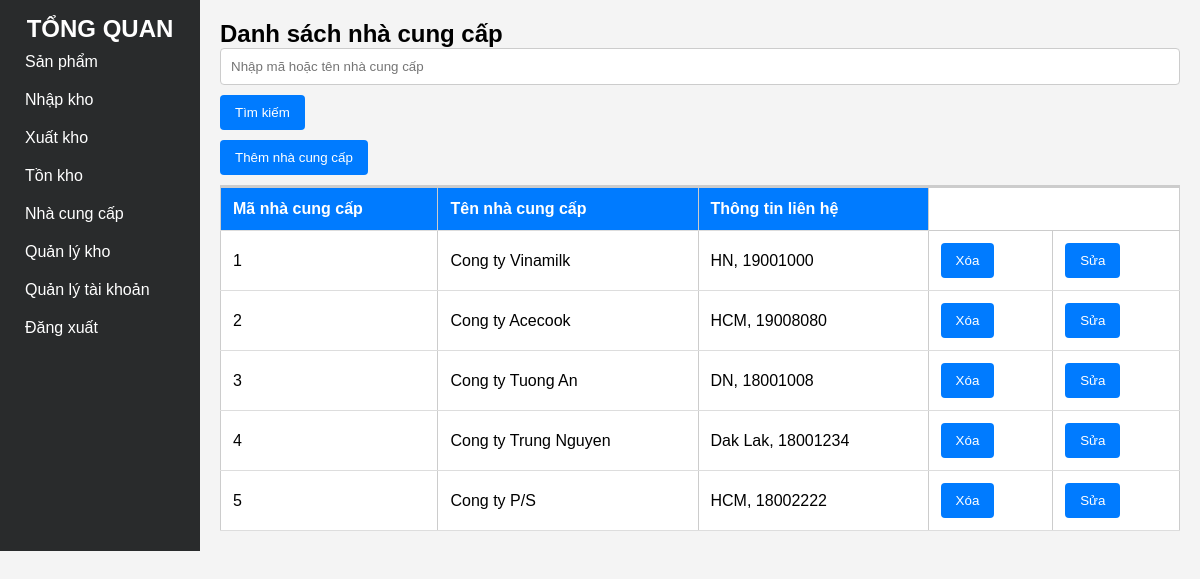
/components/supplier.php (signed in), run on the app's committed database.
### tables this page shows
CREATE TABLE `nhacungcap` (
  `id` int(11) NOT NULL,
  `tenNCC` varchar(255) NOT NULL,
  `thongTinLienHe` text DEFAULT NULL
);

### role.php (called while the page is built, shortened)
<?php
    $sqlRole = "SELECT * FROM taikhoan WHERE username = '" . $_SESSION['username'] . "'";
    $resultRole = mysqli_query($conn, $sqlRole);
    $userRole = mysqli_fetch_assoc($resultRole);
?>

### components/supplier.php (the view, shortened to what this page needs)
<?php
include '../connection.php';
include "../role.php";
$search = "";
if (isset($_GET['search'])) {
    $search = $_GET['search'];
    $sql = "SELECT * FROM nhacungcap WHERE tenNCC LIKE '%$search%' OR id LIKE '%$search%'";
} else {
    $sql = "SELECT * FROM nhacungcap";
}
$result = mysqli_query($conn, $sql);
include "../role.php";
?>
<!DOCTYPE html>
<html lang="vi">
<head>
    <link rel="stylesheet" href="../styles.css">
</head>
<body>
<div class="container">
        <aside class="sidebar">
            <?php include "../sidebar.php" ?>
        </aside>
        <main class="main-content">
            <header>
            <h2>Danh sách nhà cung cấp</h2>
                <form method="GET" action="">
                    <input type="text" name="search" placeholder="Nhập mã hoặc tên nhà cung cấp" value="<?php echo $search; ?>">
                    <button type="submit" style="margin-top: 10px;">Tìm kiếm</button>
                </form>
                <?php if($userRole['idVaiTro'] == 1){?>
                    <a href="create_supplier.php"  name="add" ><button style="margin-top: 10px;">Thêm nhà cung cấp</button></a>
                     <?php } ?>
            </header>
            <table>
                <thead>
                    <tr>
                        <th>Mã nhà cung cấp</th>
                        <th>Tên nhà cung cấp</th>
                        <th>Thông tin liên hệ</th>
                    </tr>
                </thead>
                <?php while($row = mysqli_fetch_assoc($result)):    ?>
                    <tr>
                        <td><?php echo $row['id'];  ?></td>
                        <td><?php echo $row['tenNCC'];  ?></td>
                        <td><?php echo $row['thongTinLienHe'];  ?></td>
                        <?php
                           if ($userRole['idVaiTro'] == 1){ ?>
                           <td>
                            <a onclick="return confirm('Bạn có muốn xóa không!');"; href="delete_supplier.php?delete=<?php echo $row['id']; ?>">
                                <button type="submit" class="btn btn-primary" name="add">Xóa</button></a>
                            </td>
                            <td>
                            <a href="update_supplier.php?id=<?php echo $row['id']; ?>">
                                <button type="submit" class="btn btn-primary" name="add">Sửa</button>
                            </a>
                            </td>
                             <?php }
                             ?>
                    </tr>
                <?php endwhile; ?>
            </table>
        </main>
</body>
</html>

### styles.css (style rules this page uses)
* { box-sizing: border-box; margin: 0; padding: 0; }
body { font-family: Arial, sans-serif; margin: 0; padding: 0; background-color: #f4f4f4; }
.container { display: flex; }
.sidebar { width: 200px; background-color: #292b2c; color: #fff; padding: 15px; }
.main-content { flex: 1; padding: 20px; }
header { border-bottom: 2px solid #ccc; padding-bottom: 10px; }
table { width: 100%; border-collapse: collapse; }
table, th, td { border: 1px solid #ccc; }
th, td { padding: 10px; text-align: left; }
input[type="text"], input[type="number"], select { width: 100%; padding: 10px; border: 1px solid #ccc; border-radius: 4px; }
button { background-color: #007bff; color: white; border: none; padding: 10px 15px; border-radius: 4px; cursor: pointer; margin-right: 10px; }

### components/supplier.php (style rules this page uses)
table { width: 100%; border-collapse: collapse; background: white; }
th, td { padding: 12px; text-align: left; border-bottom: 1px solid #ddd; }
th { background-color: #007bff; color: white; }

### data on the page
nhacungcap: id "1", tenNCC "Cong ty Vinamilk", thongTinLienHe "HN, 19001000"
nhacungcap: id "2", tenNCC "Cong ty Acecook", thongTinLienHe "HCM, 19008080"
nhacungcap: id "3", tenNCC "Cong ty Tuong An", thongTinLienHe "DN, 18001008"
nhacungcap: id "4", tenNCC "Cong ty Trung Nguyen", thongTinLienHe "Dak Lak, 18001234"
nhacungcap: id "5", tenNCC "Cong ty P/S", thongTinLienHe "HCM, 18002222"
